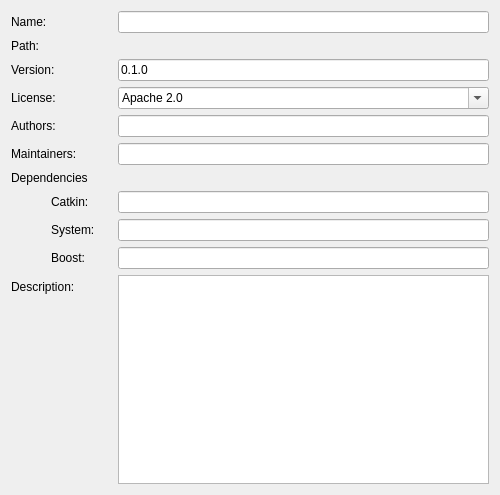
<?xml version="1.0" encoding="UTF-8"?>
<ui version="4.0">
 <class>ROSProjectManager::Internal::ROSPackageWizardDetailsPage</class>
 <widget class="QWizardPage" name="ROSProjectManager::Internal::ROSPackageWizardDetailsPage">
  <property name="geometry">
   <rect>
    <x>0</x>
    <y>0</y>
    <width>500</width>
    <height>495</height>
   </rect>
  </property>
  <property name="sizePolicy">
   <sizepolicy hsizetype="Expanding" vsizetype="Expanding">
    <horstretch>0</horstretch>
    <verstretch>0</verstretch>
   </sizepolicy>
  </property>
  <property name="minimumSize">
   <size>
    <width>500</width>
    <height>0</height>
   </size>
  </property>
  <property name="cursor">
   <cursorShape>PointingHandCursor</cursorShape>
  </property>
  <property name="windowTitle">
   <string>WizardPage</string>
  </property>
  <property name="layoutDirection">
   <enum>Qt::LeftToRight</enum>
  </property>
  <layout class="QFormLayout" name="formLayout">
   <item row="0" column="0">
    <widget class="QLabel" name="packageNameLabel">
     <property name="sizePolicy">
      <sizepolicy hsizetype="Fixed" vsizetype="Preferred">
       <horstretch>0</horstretch>
       <verstretch>0</verstretch>
      </sizepolicy>
     </property>
     <property name="text">
      <string>Name:</string>
     </property>
    </widget>
   </item>
   <item row="0" column="1">
    <widget class="Utils::FileNameValidatingLineEdit" name="packageNameLineEdit"/>
   </item>
   <item row="1" column="0">
    <widget class="QLabel" name="packagePathLabel">
     <property name="text">
      <string>Path:</string>
     </property>
    </widget>
   </item>
   <item row="1" column="1">
    <widget class="Utils::PathChooser" name="pathChooser" native="true"/>
   </item>
   <item row="2" column="0">
    <widget class="QLabel" name="versionLabel">
     <property name="text">
      <string>Version:</string>
     </property>
    </widget>
   </item>
   <item row="2" column="1">
    <widget class="QLineEdit" name="versionLineEdit">
     <property name="inputMask">
      <string>9.9.9</string>
     </property>
     <property name="text">
      <string>0.1.0</string>
     </property>
     <property name="maxLength">
      <number>5</number>
     </property>
     <property name="placeholderText">
      <string/>
     </property>
    </widget>
   </item>
   <item row="3" column="0">
    <widget class="QLabel" name="licenseLabel">
     <property name="text">
      <string>License:</string>
     </property>
    </widget>
   </item>
   <item row="5" column="0">
    <widget class="QLabel" name="authorsLabel">
     <property name="text">
      <string>Authors:</string>
     </property>
    </widget>
   </item>
   <item row="6" column="0">
    <widget class="QLabel" name="maintainerLabel">
     <property name="text">
      <string>Maintainers:</string>
     </property>
    </widget>
   </item>
   <item row="11" column="0">
    <widget class="QLabel" name="descriptionLabel">
     <property name="text">
      <string>Description:</string>
     </property>
    </widget>
   </item>
   <item row="11" column="1">
    <widget class="QPlainTextEdit" name="descriptionPlainTextEdit"/>
   </item>
   <item row="7" column="0">
    <widget class="QLabel" name="dependsLabel">
     <property name="text">
      <string>Dependencies</string>
     </property>
    </widget>
   </item>
   <item row="6" column="1">
    <widget class="QLineEdit" name="maintainersLineEdit"/>
   </item>
   <item row="8" column="0">
    <widget class="QLabel" name="catkinLabel">
     <property name="minimumSize">
      <size>
       <width>101</width>
       <height>0</height>
      </size>
     </property>
     <property name="text">
      <string>Catkin:</string>
     </property>
     <property name="alignment">
      <set>Qt::AlignLeading|Qt::AlignLeft|Qt::AlignVCenter</set>
     </property>
     <property name="indent">
      <number>40</number>
     </property>
    </widget>
   </item>
   <item row="9" column="0">
    <widget class="QLabel" name="systemLabel">
     <property name="minimumSize">
      <size>
       <width>101</width>
       <height>0</height>
      </size>
     </property>
     <property name="text">
      <string>System:</string>
     </property>
     <property name="alignment">
      <set>Qt::AlignLeading|Qt::AlignLeft|Qt::AlignVCenter</set>
     </property>
     <property name="indent">
      <number>40</number>
     </property>
    </widget>
   </item>
   <item row="10" column="0">
    <widget class="QLabel" name="boostLabel">
     <property name="text">
      <string>Boost:</string>
     </property>
     <property name="alignment">
      <set>Qt::AlignLeading|Qt::AlignLeft|Qt::AlignVCenter</set>
     </property>
     <property name="margin">
      <number>0</number>
     </property>
     <property name="indent">
      <number>40</number>
     </property>
    </widget>
   </item>
   <item row="5" column="1">
    <widget class="QLineEdit" name="authorsLineEdit">
     <property name="inputMethodHints">
      <set>Qt::ImhNone</set>
     </property>
     <property name="inputMask">
      <string/>
     </property>
     <property name="frame">
      <bool>true</bool>
     </property>
     <property name="echoMode">
      <enum>QLineEdit::Normal</enum>
     </property>
    </widget>
   </item>
   <item row="8" column="1">
    <widget class="QLineEdit" name="catkinLineEdit"/>
   </item>
   <item row="9" column="1">
    <widget class="QLineEdit" name="systemLineEdit"/>
   </item>
   <item row="10" column="1">
    <widget class="QLineEdit" name="boostLineEdit"/>
   </item>
   <item row="3" column="1">
    <widget class="QComboBox" name="licenseComboBox">
     <property name="editable">
      <bool>true</bool>
     </property>
     <item>
      <property name="text">
       <string>Apache 2.0</string>
      </property>
     </item>
     <item>
      <property name="text">
       <string>BSD</string>
      </property>
     </item>
     <item>
      <property name="text">
       <string>MIT</string>
      </property>
     </item>
     <item>
      <property name="text">
       <string>Boost Software License</string>
      </property>
     </item>
     <item>
      <property name="text">
       <string>FreeBSD</string>
      </property>
     </item>
     <item>
      <property name="text">
       <string>GPLv2</string>
      </property>
     </item>
     <item>
      <property name="text">
       <string>GPLv3</string>
      </property>
     </item>
     <item>
      <property name="text">
       <string>LGPLv2.1</string>
      </property>
     </item>
     <item>
      <property name="text">
       <string>LGPLv3</string>
      </property>
     </item>
    </widget>
   </item>
  </layout>
 </widget>
 <customwidgets>
  <customwidget>
   <class>Utils::FileNameValidatingLineEdit</class>
   <extends>QLineEdit</extends>
   <header>utils/filenamevalidatinglineedit.h</header>
  </customwidget>
  <customwidget>
   <class>Utils::PathChooser</class>
   <extends>QWidget</extends>
   <header>utils/pathchooser.h</header>
   <container>1</container>
  </customwidget>
 </customwidgets>
 <tabstops>
  <tabstop>packageNameLineEdit</tabstop>
  <tabstop>versionLineEdit</tabstop>
  <tabstop>licenseComboBox</tabstop>
  <tabstop>authorsLineEdit</tabstop>
  <tabstop>maintainersLineEdit</tabstop>
  <tabstop>catkinLineEdit</tabstop>
  <tabstop>systemLineEdit</tabstop>
  <tabstop>boostLineEdit</tabstop>
  <tabstop>descriptionPlainTextEdit</tabstop>
 </tabstops>
 <resources/>
 <connections/>
</ui>
